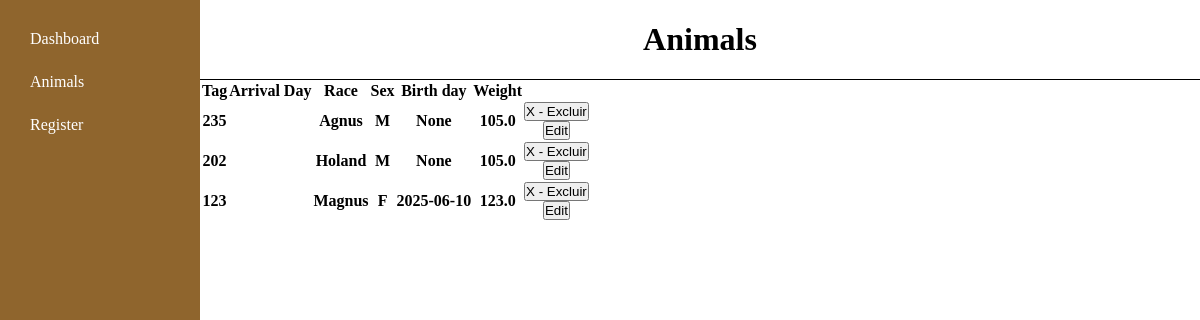
The page /animals on the database as committed earlier.
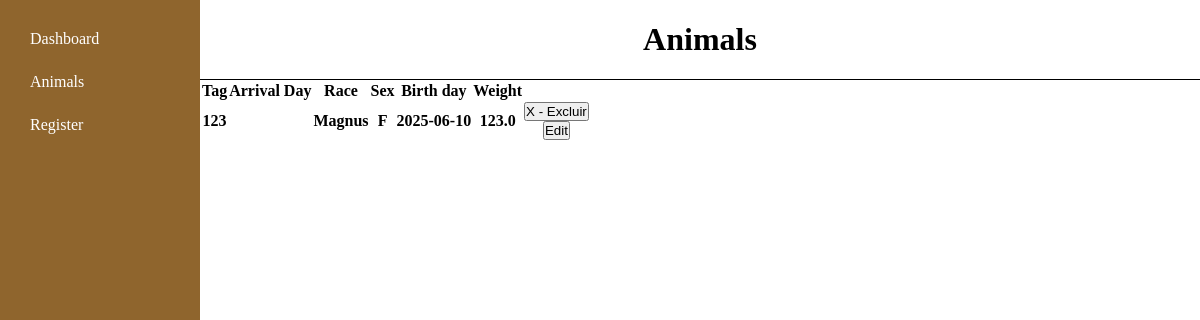
The same page on the database as committed later.
### tables this page shows
CREATE TABLE cattle (
            id INTEGER PRIMARY KEY AUTOINCREMENT, -- ID of the animal,
            tag TEXT UNIQUE NOT NULL, -- physical identification of the animal
            race TEXT, -- Race, ex: Angus, Nelore
            sex TEXT CHECK(sex IN('M', 'F')), -- Only M(for males) or F(for females)
            birth_day DATE,
            weight REAL, -- Weight for future analysis
            status TEXT DEFAULT 'Active' -- Active, Sold or Dead
            );

### app.py (the view)
@app.route("/animals")
def animals():
    all_animals = database.search_all()
    return render_template("animals.html", animals_list=all_animals)

### database.py (called while the page is built)
def database_connect():
    conn = sqlite3.connect("data.db", timeout=10) #Connects to the database file
    conn.row_factory = sqlite3.Row #Allows access the rows by the name (e.g: line["name"]) instead of the index (e.g: line[0])
    return conn

def search_all():
    conn = database_connect()
    data = conn.execute("SELECT * FROM cattle").fetchall()
    conn.close()
    return data

### templates/animals.html (shortened to what this page needs)
<!DOCTYPE html>
<html lang="en">
<head>
    <link rel="stylesheet" href="{{ url_for('static', filename='/css/menu.css') }}">
</head>
<body>
    <div class="titleSection">
        <h1>Animals</h1>
    </div>
    <section class="sideMenu">
        <div>
            <a href="/dashboard">Dashboard</a>
            <a href="/animals">Animals</a>
            <a href="/register">Register</a>
        </div>
    </section>
    <section>
        <table>
            <tr>
                <th>Tag</th>
                <th>Arrival Day</th>
                <th>Race</th>
                <th>Sex</th>
                <th>Birth day</th>
                <th>Weight</th>
            </tr>
            {% for animal in animals_list %}
            <tr>
                <th>{{ animal['tag'] }}</th>
                <th>{{ animal['arrival_day'] }}</th>
                <th>{{ animal['race'] }}</th>
                <th>{{ animal['sex'] }}</th>
                <th>{{ animal['birth_day'] }}</th>
                <th>{{ animal['weight'] }}</th>
                <th>
                    <form action="/delete" method="post">
                        <button type="submit" onclick="confirm('Do you really want to delete this animal from the database?')">X - Excluir</button>
                    </form>
                    <form action="">
                        <button>Edit</button>
                    </form>
                </th>
            </tr>
            {% endfor %}
        </table>
    </section>
</body>
</html>

Rows that differ between the two databases and show on the page:
removed cattle: tag "235", race "Agnus", sex "M", birth_day "None", weight "105.0"
removed cattle: tag "202", race "Holand", sex "M", birth_day "None", weight "105.0"
